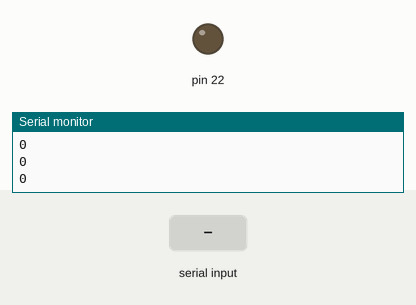
This sketch was run on a simulated Arduino Uno, built with avr-gcc and run on an emulated ATmega328P. Parts: output pins drawn as LEDs (lit = HIGH), the last lines printed to the serial monitor. Inputs (shaded band) come from the test bench.

Above: at 1.2 s.
1.3 s: "1" received over Serial
At 2.6 s:
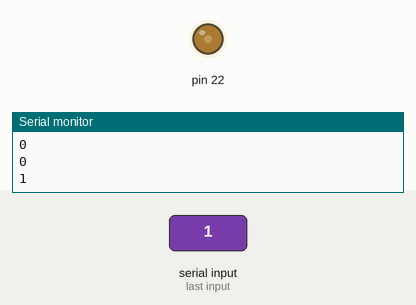
Timing chart, 0 to 4.3 s (numbered marks = the images above; inputs shaded):
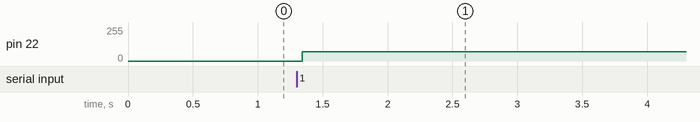

The sketch:

Lab05.ino
```cpp
// Define Port B Register Pointers
volatile unsigned char* port_b = (unsigned char*) 0x25;
volatile unsigned char* ddr_b  = (unsigned char*) 0x24;
volatile unsigned char* pin_b  = (unsigned char*) 0x23;

volatile unsigned char *myTCCR1A = (unsigned char *) 0x80;
volatile unsigned char *myTCCR1B = (unsigned char *) 0x81;
volatile unsigned char *myTCCR1C = (unsigned char *) 0x82;
volatile unsigned char *myTIMSK1 = (unsigned char *) 0x6F;
volatile unsigned int  *myTCNT1  = (unsigned  int *) 0x84;
volatile unsigned char *myTIFR1 =  (unsigned char *) 0x36;

  unsigned int freq;
 volatile unsigned int ticks = 0;

  char in_char;

  int myArray[12] = { 18181, 17167, 16194, 15296, 14440, 13628, 12820, 12139, 11461, 10810, 10200, 9626 }; //{440, 494, 523, 587, 659, 698, 784};
  //int mySharpArray[7] = {466, 0, 554, 624, 0, 740, 831};
  int myCharArray[12] = {'A', 'a', 'B', 'C', 'c', 'D', 'd', 'E', 'F', 'f', 'G', 'g'};

void setup()
{


  // Initialize Timer1 for NORMAL mode, off, and no interrupts.
  *myTCCR1A = 0;
  *myTCCR1B = 0;
  *myTCCR1C = 0;
  *myTIMSK1 = 0;
  *myTCNT1 = 0;
  *ddr_b |= 0x40;
  //ticks = calc_ticks(440);

  Serial.begin(9600);
}

void loop()
{
    // read in the character
  // if the UART received a character
  if(Serial.available())
  {
    // write the character back to the Serial Port

    in_char = Serial.read();
    Serial.write(in_char);
  }
  if (in_char != 'q')
    {
      ticks = myFunction(in_char);
    }else {
      ticks = 0;
      Serial.println(ticks);
    }

  if (ticks == 0){
        *port_b &= 0x00;
Serial.println(*port_b);
  }else {
    setFreq(ticks);
  }

}

   /* ticks = myFunction(in_char);
//    ticks =  freq; //calc_ticks(freq);
  }
    if (in_char == 'q')
    {
      *myTCCR1B &= 0xF8; // 0b111
      setFreq(0);
    }

    if (in_char != 'q')
      setFreq(ticks);
}
*/
/*
unsigned int getFreq(unsigned char in_char)
{
   if(in_char > 'G')
  {
    return myArray[in_char - 'a'];
  }
  else
  {
    //If(in_char < 'C' && > 'A;)
    if (mySharpArray[in_char - 'A'] == 0)
      return freq; //in_char
    else
    {
      return mySharpArray[in_char - 'A'];
    }
  }
}
*/
unsigned int calc_ticks(double freq)
{
  double period = 1 / freq;
  double squarewave = period / 2;
  double period_clck = .0000000625;
  double num_ticks = squarewave / period_clck;
  return num_ticks;
}

void setFreq(double ticks)
{
    *port_b |= 0x40;
    my_delay(ticks);
    *port_b &= 0xBF;
    my_delay(ticks);
}

void my_delay(double ticks)
{
  // stop the timer (set prescalar to 000)
  *myTCCR1B &= 0xF8; // 0b111 1000

  // set the counts (16 -> 2 addresses)
  *myTCNT1 = (unsigned int) (65536 - ticks);

  // start the timer (set prescalar to 001)
  *myTCCR1B |= 0x01; //0b000 0001

  // wait for overflow
  while((*myTIFR1 & 0x01) == 0); //0000 0001

  // stop the timer (set prescalar to 000)
  *myTCCR1B &= 0xF8; // 0b1111 1000

  // reset TOV (write a 1 to reset to 0)
  *myTIFR1 |= 0x01; // 0b0000
}

unsigned int myFunction(unsigned char in_char) {

  for(int i = 0; i < 12; i++) {
    if(myCharArray[i] == in_char)
    {
      return myArray[i];
    }
  }
}
```

Measured:
- after the input at 1.3 s, pin 22: 0/255 → 71/255 at once
